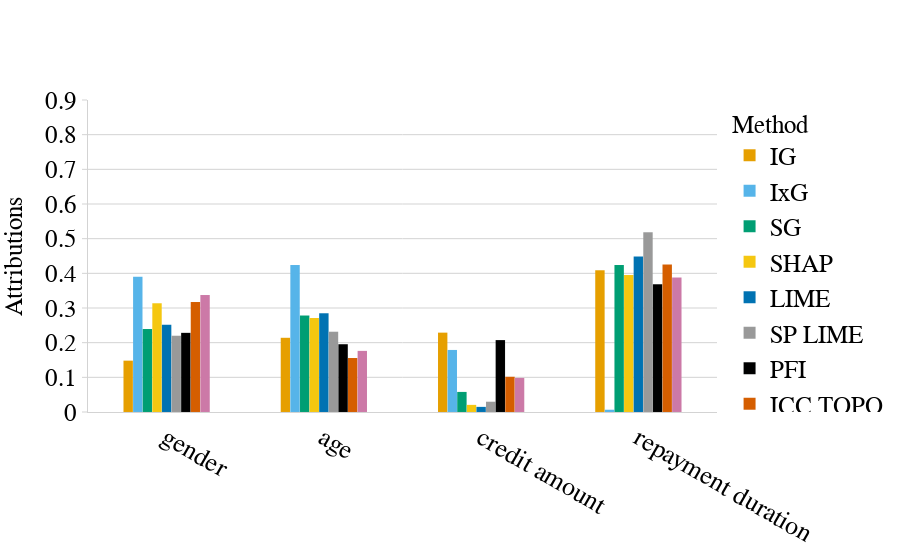

Source (notebook cell):
### Code cell
generate_attr_plot(global_explanations,config)

### Figure 1 — Plotly figure (JSON) as saved in the notebook; plotly's stock layout.template omitted (floating-point values rounded to 4 significant figures)
{"data": [{"marker": {"color": "#E69F00", "line": {"width": 0.05}}, "name": "IG", "type": "bar", "width": 0.06, "x": ["gender", "age", "credit amount", "repayment duration"], "y": [0.1482, 0.2141, 0.2289, 0.4088]}, {"marker": {"color": "#56B4E9", "line": {"width": 0.05}}, "name": "IxG", "type": "bar", "width": 0.06, "x": ["gender", "age", "credit amount", "repayment duration"], "y": [0.3905, 0.424, 0.179, 0.006539]}, {"marker": {"color": "#009E73", "line": {"width": 0.05}}, "name": "SG", "type": "bar", "width": 0.06, "x": ["gender", "age", "credit amount", "repayment duration"], "y": [0.2394, 0.2784, 0.05791, 0.4243]}, {"marker": {"color": "#F5C710", "line": {"width": 0.05}}, "name": "SHAP", "type": "bar", "width": 0.06, "x": ["gender", "age", "credit amount", "repayment duration"], "y": [0.3137, 0.2709, 0.02057, 0.3949]}, {"marker": {"color": "#0072B2", "line": {"width": 0.05}}, "name": "LIME", "type": "bar", "width": 0.06, "x": ["gender", "age", "credit amount", "repayment duration"], "y": [0.2517, 0.2847, 0.01478, 0.4488]}, {"marker": {"color": "#999999", "line": {"width": 0.05}}, "name": "SP LIME", "type": "bar", "width": 0.06, "x": ["gender", "age", "credit amount", "repayment duration"], "y": [0.22, 0.2316, 0.0297, 0.5186]}, {"marker": {"color": "#000000", "line": {"width": 0.05}}, "name": "PFI", "type": "bar", "width": 0.06, "x": ["gender", "age", "credit amount", "repayment duration"], "y": [0.2283, 0.1955, 0.2074, 0.3687]}, {"marker": {"color": "#D55E00", "line": {"width": 0.05}}, "name": "ICC TOPO", "type": "bar", "width": 0.06, "x": ["gender", "age", "credit amount", "repayment duration"], "y": [0.3174, 0.1557, 0.1017, 0.4252]}, {"marker": {"color": "#CC79A7", "line": {"width": 0.05}}, "name": "ICC SHAP", "type": "bar", "width": 0.06, "x": ["gender", "age", "credit amount", "repayment duration"], "y": [0.3374, 0.1763, 0.09842, 0.3878]}], "layout": {"bargap": 0.45, "bargroupgap": 1, "barmode": "group", "font": {"size": 14}, "legend": {"font": {"color": "black", "family": "Times New Roman", "size": 25}, "title": {"font": {"color": "black", "family": "Times New Roman", "size": 25}, "text": "Method"}}, "plot_bgcolor": "rgba(0,0,0,0)", "showlegend": true, "xaxis": {"linecolor": "lightgray", "range": [-0.5, 3.5], "showgrid": false, "tickcolor": "lightgray", "tickfont": {"color": "black", "family": "Times New Roman", "size": 26}, "tickmode": "array", "ticktext": ["gender", "age", "credit amount", "repayment duration"], "tickvals": [0, 1, 2, 3]}, "yaxis": {"dtick": 0.1, "gridcolor": "lightgray", "linecolor": "lightgray", "range": [0, 0.9], "showgrid": true, "tickcolor": "lightgray", "tickfont": {"color": "black", "family": "Times New Roman", "size": 25}, "ticks": "outside", "title": {"font": {"color": "black", "family": "Times New Roman", "size": 25}, "text": "Attributions"}}}}
